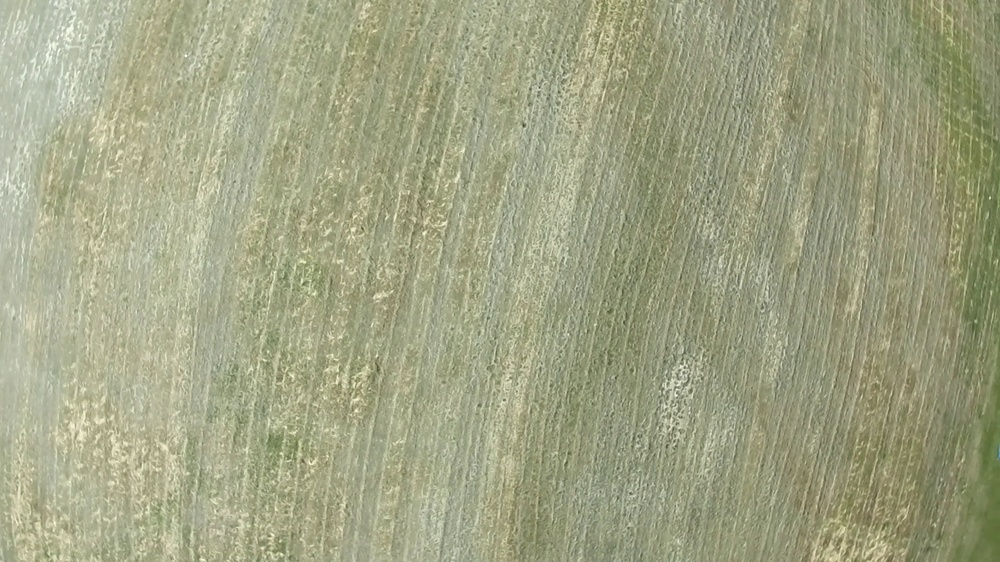
#> input picture Source_Files/COE_374/Development/Map_Generation/base_image.jpg, 1000 x 562 px, shrunk from 1920 x 1080 before the run
$ python sample_stitching.py base_image.jpg base_image.jpg base_image.jpg   (older library calls are emulated)
#> lines starting #> are read from the running program, lines starting #| are printed output that depends on the picture; after the words box and inside, x2 and y2 are one past the last pixel; in counts of white or black regions, pixels touching at a corner belong together; pictures that were not available may be replaced by others from this repository, and a replacement may not be noted
import os
import sys
import cv2
import math
import numpy as np
import utils

from numpy import linalg


class Stitch(object):

    def __init__(self, image_dir, key_frame, output_dir, img_filter=None):
        '''
        image_dir: 'directory' containing all images
        key_frame: 'dir/name.jpg' of the base image
        output_dir: 'directory' where to save output images
        optional:
           img_filter = 'JPG'; None->Take all images
        '''
#> called with image_dir = 'base_image.jpg', key_frame = 'base_image.jpg', output_dir = 'base_image.jpg'

        self.key_frame_file = os.path.split(key_frame)[-1]
        self.output_dir = output_dir


        # Open the directory given in the arguments
        self.dir_list = []
        try:
            self.dir_list = os.listdir(image_dir)
            if img_filter:
                # remove all files that doen't end with .[image_filter]
                self.dir_list = list(filter(lambda x: x.find(img_filter) > -1, self.dir_list))
            try: #remove Thumbs.db, is existent (windows only)
                self.dir_list.remove('.DS_Store')
            except ValueError:
                pass


        except:
            print(("Unable to open directory: %s" % image_dir), file = sys.stderr)
            sys.exit(-1)

        self.dir_list = map(lambda x: os.path.join(image_dir, x), self.dir_list)

        self.dir_list = list(filter(lambda x: x != key_frame, self.dir_list))

        base_img_rgb = cv2.imread(key_frame)
#> base_img_rgb is the input picture: shape (562, 1000, 3); mean B, G, R 131.8, 163.2, 160.3
        if base_img_rgb.any() == None:
            raise IOError("%s doesn't exist" % key_frame)

        final_img = self.stitch(base_img_rgb, 0)
#> in stitch, `base_img = cv2.GaussianBlur(cv2.cvtColor(base_img_rgb,cv2.COLOR_BGR2GR..`:
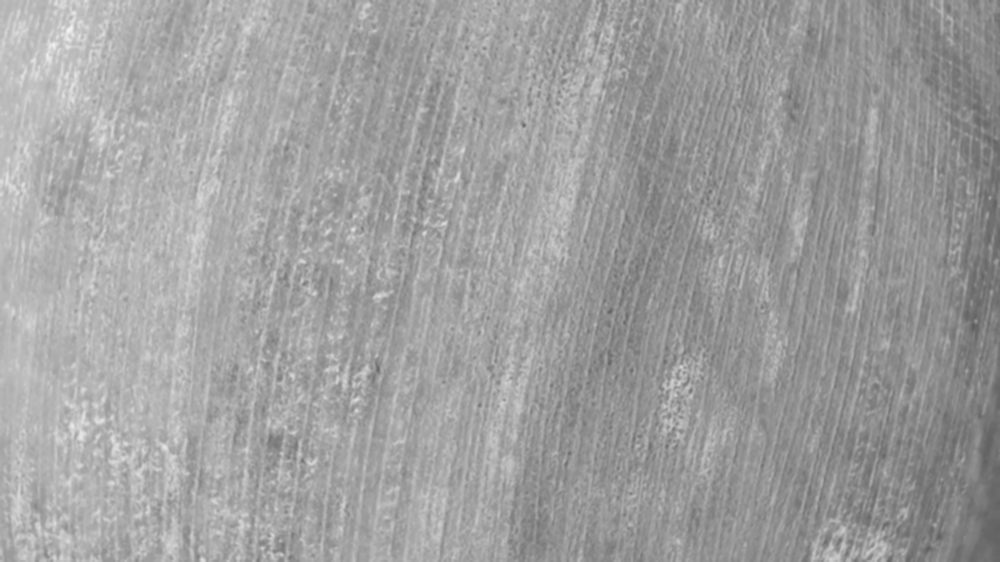
#> base_img: shape (562, 1000); min 92, max 243, mean 158.8
#> in stitch, `base_features, base_descs = detector.detectAndCompute(base_img, None)`: base_features = 1812 keypoints; strongest (x, y, size): (524, 125, 2.9), (424, 233, 3), (353, 229, 3.2), (690, 391, 2.8)
#> in stitch, `next_features, next_descs = detector.detectAndCompute(next_img, None)`: next_features has the same summary as base_features
#> in stitch, `matches = matcher.knnMatch(next_descs, trainDescriptors=base_descs, k=2)`: matches = 1812 matches
#| 	 Match Count:  1812


    def filter_matches(self, matches, ratio = 0.75):
        filtered_matches = []
        for m in matches:
            if len(m) == 2 and m[0].distance < m[1].distance * ratio:
                filtered_matches.append(m[0])

        return filtered_matches

    def imageDistance(self, matches):

        sumDistance = 0.0

        for match in matches:

            sumDistance += match.distance

        return sumDistance

    def findDimensions(self, image, homography):
        base_p1 = np.ones(3, np.float32)
        base_p2 = np.ones(3, np.float32)
        base_p3 = np.ones(3, np.float32)
        base_p4 = np.ones(3, np.float32)

        (y, x) = image.shape[:2]

        base_p1[:2] = [0,0]
        base_p2[:2] = [x,0]
        base_p3[:2] = [0,y]
        base_p4[:2] = [x,y]

        max_x = None
        max_y = None
        min_x = None
        min_y = None

        for pt in [base_p1, base_p2, base_p3, base_p4]:

            hp = np.matrix(homography, np.float32) * np.matrix(pt, np.float32).T

            hp_arr = np.array(hp, np.float32)

            normal_pt = np.array([hp_arr[0]/hp_arr[2], hp_arr[1]/hp_arr[2]], np.float32)

            if ( max_x == None or normal_pt[0,0] > max_x ):
                max_x = normal_pt[0,0]

            if ( max_y == None or normal_pt[1,0] > max_y ):
                max_y = normal_pt[1,0]

            if ( min_x == None or normal_pt[0,0] < min_x ):
                min_x = normal_pt[0,0]

            if ( min_y == None or normal_pt[1,0] < min_y ):
                min_y = normal_pt[1,0]

        min_x = min(0, min_x)
        min_y = min(0, min_y)

        return (min_x, min_y, max_x, max_y)


    def stitch(self, base_img_rgb, round=0):

        if (len(list(self.dir_list)) < 1 ):
            return base_img_rgb


        base_img = cv2.GaussianBlur(cv2.cvtColor(base_img_rgb,cv2.COLOR_BGR2GRAY), (5,5), 0)

        # Use the SIFT feature detector
        detector = cv2.SIFT_create()

        # Find key points in base image for motion estimation
        base_features, base_descs = detector.detectAndCompute(base_img, None)

        # Parameters for nearest-neighbor matching
        FLANN_INDEX_KDTREE = 1
        flann_params = dict(algorithm = FLANN_INDEX_KDTREE,
            trees = 5)
        matcher = cv2.FlannBasedMatcher(flann_params, {})

        # [5 lines of commented-out code are left out]

        print("Iterating through next images...")

        closestImage = None

        next_img_path = self.dir_list[0]
        print(next_img_path)
        print("Reading %s..." % next_img_path)

        # Read in the next image...
        next_img_rgb = cv2.imread(next_img_path)
        next_img = cv2.GaussianBlur(cv2.cvtColor(next_img_rgb,cv2.COLOR_BGR2GRAY), (5,5), 0)

        print("\t Finding points...")

        # Find points in the next frame
        next_features, next_descs = detector.detectAndCompute(next_img, None)

        matches = matcher.knnMatch(next_descs, trainDescriptors=base_descs, k=2)

        print("\t Match Count: ", len(matches))

        matches_subset = self.filter_matches(matches)

        print("\t Filtered Match Count: ", len(matches_subset))

        distance = self.imageDistance(matches_subset)

        print("\t Distance from Key Image: ", distance)

        averagePointDistance = distance/float(len(matches_subset))

        print("\t Average Distance: ", averagePointDistance)

        kp1 = []
        kp2 = []

        for match in matches_subset:
            kp1.append(base_features[match.trainIdx])
            kp2.append(next_features[match.queryIdx])

        p1 = np.array([k.pt for k in kp1])
        p2 = np.array([k.pt for k in kp2])

        H, status = cv2.findHomography(p1, p2, cv2.RANSAC, 5.0)
        print('%d / %d  inliers/matched' % (np.sum(status), len(status)))

        inlierRatio = float(np.sum(status)) / float(len(status))

        if ( closestImage == None or inlierRatio > closestImage['inliers'] ):
            closestImage = {}
            closestImage['h'] = H
            closestImage['inliers'] = inlierRatio
            closestImage['dist'] = averagePointDistance
            closestImage['path'] = next_img_path
            closestImage['rgb'] = next_img_rgb
            closestImage['img'] = next_img
            closestImage['feat'] = next_features
            closestImage['desc'] = next_descs
            closestImage['match'] = matches_subset

        print("Closest Image: ", closestImage['path'])
        print("Closest Image Ratio: ", closestImage['inliers'])

        self.dir_list = list(filter(lambda x: x != closestImage['path'], self.dir_list))

        H = closestImage['h']
        H = H / H[2,2]
        H_inv = linalg.inv(H)

        if ( closestImage['inliers'] > 0.1 ): # and

            (min_x, min_y, max_x, max_y) = self.findDimensions(closestImage['img'], H_inv)

            # Adjust max_x and max_y by base img size
            max_x = max(max_x, base_img.shape[1])
            max_y = max(max_y, base_img.shape[0])

            move_h = np.matrix(np.identity(3), np.float32)

            if ( min_x < 0 ):
                move_h[0,2] += -min_x
                max_x += -min_x

            if ( min_y < 0 ):
                move_h[1,2] += -min_y
                max_y += -min_y

            print("Homography: \n", H)
            print("Inverse Homography: \n", H_inv)
            print("Min Points: ", (min_x, min_y))

            mod_inv_h = move_h * H_inv

            img_w = int(math.ceil(max_x))
            img_h = int(math.ceil(max_y))

            print("New Dimensions: ", (img_w, img_h))

            # crop edges
            print("Cropping...")
            base_h, base_w, base_d = base_img_rgb.shape
            next_h, next_w, next_d = closestImage['rgb'].shape

            base_img_rgb = base_img_rgb[5:(base_h-5),5:(base_w-5)]
            closestImage['rgb'] = closestImage['rgb'][5:(next_h-5),5:(next_w-5)]


            # Warp the new image given the homography from the old image
            base_img_warp = cv2.warpPerspective(base_img_rgb, move_h, (img_w, img_h))
            print("Warped base image")

            # utils.showImage(base_img_warp, scale=(0.2, 0.2), timeout=1000, save=True, title="base_img_warp")
            # cv2.destroyAllWindows()

            next_img_warp = cv2.warpPerspective(closestImage['rgb'], mod_inv_h, (img_w, img_h))
            print("Warped next image")

            # utils.showImage(next_img_warp, scale=(0.2, 0.2), timeout=1000, save=True, title="next_img_warp")
            # cv2.destroyAllWindows()

            # Put the base image on an enlarged palette
            enlarged_base_img = np.zeros((img_h, img_w, 3), np.uint8)

            print("Enlarged Image Shape: ", enlarged_base_img.shape)
            print("Base Image Shape: ", base_img_rgb.shape)
            print("Base Image Warp Shape: ", base_img_warp.shape)

            # enlarged_base_img[y:y+base_img_rgb.shape[0],x:x+base_img_rgb.shape[1]] = base_img_rgb
            # enlarged_base_img[:base_img_warp.shape[0],:base_img_warp.shape[1]] = base_img_warp

            # Create masked composite
            (ret,data_map) = cv2.threshold(cv2.cvtColor(next_img_warp, cv2.COLOR_BGR2GRAY),
                0, 255, cv2.THRESH_BINARY)

            # add base image
            enlarged_base_img = cv2.add(enlarged_base_img, base_img_warp,
                mask=np.bitwise_not(data_map),
                dtype=cv2.CV_8U)

            # add next image
            final_img = cv2.add(enlarged_base_img, next_img_warp,
                dtype=cv2.CV_8U)

            # Crop black edge
            final_gray = cv2.cvtColor(final_img, cv2.COLOR_BGR2GRAY)
            _, thresh = cv2.threshold(final_gray, 1, 255, cv2.THRESH_BINARY)
            contours, hierarchy = cv2.findContours(thresh, cv2.RETR_EXTERNAL, cv2.CHAIN_APPROX_NONE)
            print("Found %d contours..." % (len(contours)))

            max_area = 0
            best_rect = (0,0,0,0)

            for cnt in contours:
                x,y,w,h = cv2.boundingRect(cnt)

                deltaHeight = h-y
                deltaWidth = w-x

                area = deltaHeight * deltaWidth

                if ( area > max_area and deltaHeight > 0 and deltaWidth > 0):
                    max_area = area
                    best_rect = (x,y,w,h)

            if ( max_area > 0 ):
                final_img_crop = final_img[best_rect[1]:best_rect[1]+best_rect[3],
                        best_rect[0]:best_rect[0]+best_rect[2]]

                final_img = final_img_crop

            # output
            final_filename = "%s/%d.JPG" % (self.output_dir, round)
            cv2.imwrite(final_filename, final_img)

            return self.stitch(final_img, round+1)

        else:

            return self.stitchImages(base_img_rgb, round+1)


 # ----------------------------------------------------------------------------
if __name__ == '__main__':
    if ( len(sys.argv) < 4 ):
        print(("Usage: %s <image_dir> <key_frame> <output_dir>" % sys.argv[0]),file = sys.stderr)
        sys.exit(-1)

    Stitch(sys.argv[1], sys.argv[2], sys.argv[3])
#| 	 Filtered Match Count:  1812
#> after the loop in imageDistance, `for match in matches:`: sumDistance = 0
#| 	 Distance from Key Image:  0.0
#| 	 Average Distance:  0.0
#> after the loop in stitch, `for match in matches_subset:`: kp1 has the same summary as base_features; kp2 has the same summary as base_features
#> in stitch, `p1 = np.array([k.pt for k in kp1])`: p1 = 1812 pairs, first value 7.92 to 996.1, second value 2.58 to 558.6
#> in stitch, `p2 = np.array([k.pt for k in kp2])`: p2 has the same summary as p1
#> in stitch, `H, status = cv2.findHomography(p1, p2, cv2.RANSAC, 5.0)`: H = [[1, 3.5e-16, -7.04e-13], [8.58e-16, 1, -5.2e-13], [2.55e-18, 4.43e-19, 1]]; status = 1812 values from 1 to 1
#| 1812 / 1812  inliers/matched
#> in stitch, `inlierRatio = float(np.sum(status)) / float(len(status))`: inlierRatio = 1
#| Closest Image:  base_image.jpg/base_image.jpg
#| Closest Image Ratio:  1.0
#> in stitch, `self.dir_list = list(filter(lambda x: x != closestImage['path'], self...`: self.dir_list = []
#> in stitch, `H_inv = linalg.inv(H)`: H_inv = [[1, -3.5e-16, 7.04e-13], [-8.58e-16, 1, 5.2e-13], [-2.55e-18, -4.43e-19, 1]]
#> the loop in findDimensions, `for pt in [base_p1, base_p2, base_p3, base_p4]: ` made 4 passes
#> (hp_arr, max_x) on pass 2: ([1000, -3.38e-13, 1], 1000)
#> (hp_arr, max_y) on pass 3: ([5.07e-13, 562, 1], 562)
#> after the loop in findDimensions, `for pt in [base_p1, base_p2, base_p3, base_p4]:`: max_x = 1000; max_y = 562; min_x = 5.07e-13; min_y = -3.38e-13
#> in findDimensions, `min_x = min(0, min_x)`: min_x = 0
#> in stitch, `(min_x, min_y, max_x, max_y) = self.findDimensions(closestImage['img']..`: min_y = -3.38e-13; max_x = 1000; max_y = 562
#| Homography:
#|  [[ 1.00000000e+00  3.50135762e-16 -7.04105622e-13]
#|  [ 8.58221030e-16  1.00000000e+00 -5.20280624e-13]
#|  [ 2.54593163e-18  4.42899922e-19  1.00000000e+00]]
#| Inverse Homography:
#|  [[ 1.00000000e+00 -3.50135762e-16  7.04105622e-13]
#|  [-8.58221030e-16  1.00000000e+00  5.20280624e-13]
#|  [-2.54593163e-18 -4.42899922e-19  1.00000000e+00]]
#| Min Points:  (0, -3.379404e-13)
#> in stitch, `mod_inv_h = move_h * H_inv`: mod_inv_h = [[1, -3.5e-16, 7.04e-13], [-8.58e-16, 1, 8.58e-13], [-2.55e-18, -4.43e-19, 1]]
#> in stitch, `img_w = int(math.ceil(max_x))`: img_w = 1000
#> in stitch, `img_h = int(math.ceil(max_y))`: img_h = 562
#| New Dimensions:  (1000, 562)
#> in stitch, `base_img_rgb = base_img_rgb[5:(base_h-5),5:(base_w-5)]`:
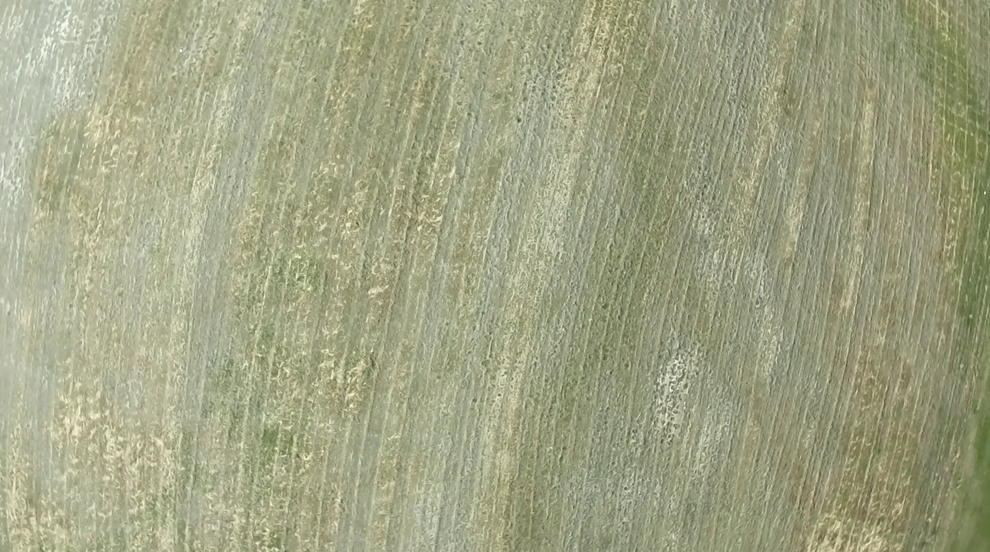
#> base_img_rgb: shape (552, 990, 3); mean B, G, R 131.9, 163.3, 160.4
#> in stitch, `base_img_warp = cv2.warpPerspective(base_img_rgb, move_h, (img_w, img_..`:
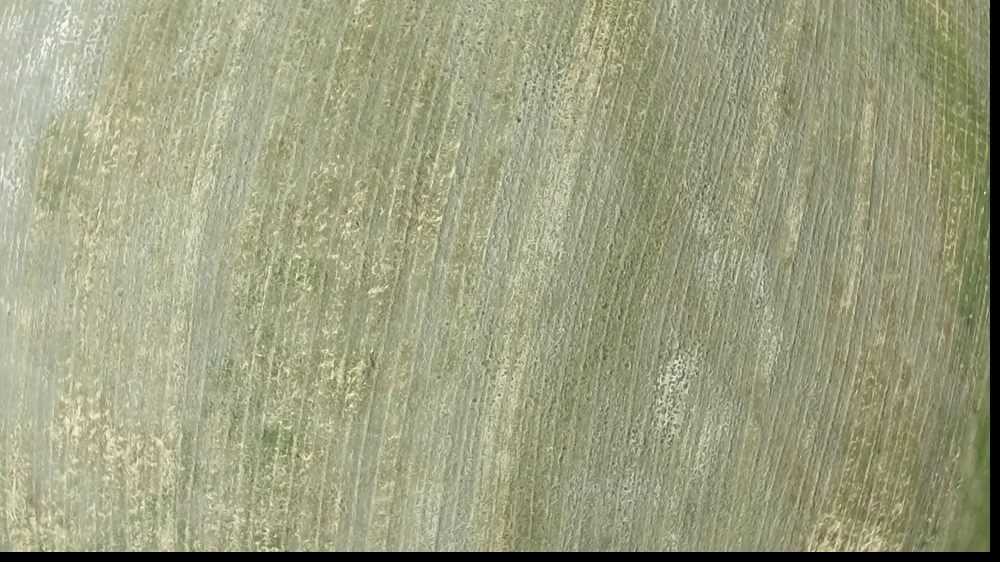
#> base_img_warp: shape (562, 1000, 3); mean B, G, R 128.2, 158.8, 156
#| Enlarged Image Shape:  (562, 1000, 3)
#| Base Image Shape:  (552, 990, 3)
#| Base Image Warp Shape:  (562, 1000, 3)
#> in stitch, `(ret,data_map) = cv2.threshold(cv2.cvtColor(next_img_warp, cv2.COLOR_B..`:
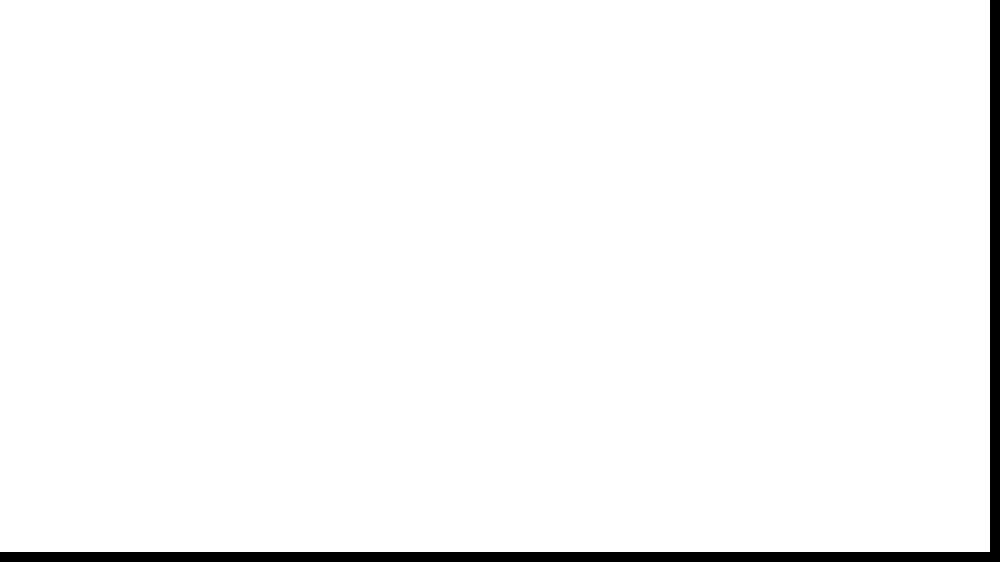
#> data_map: shape (562, 1000); 97.2% white; 1 black region
#> in stitch, `enlarged_base_img = cv2.add(enlarged_base_img, base_img_warp, mask=np...`: enlarged_base_img: shape (562, 1000, 3); every value is 0
#> in stitch, `final_gray = cv2.cvtColor(final_img, cv2.COLOR_BGR2GRAY)`:
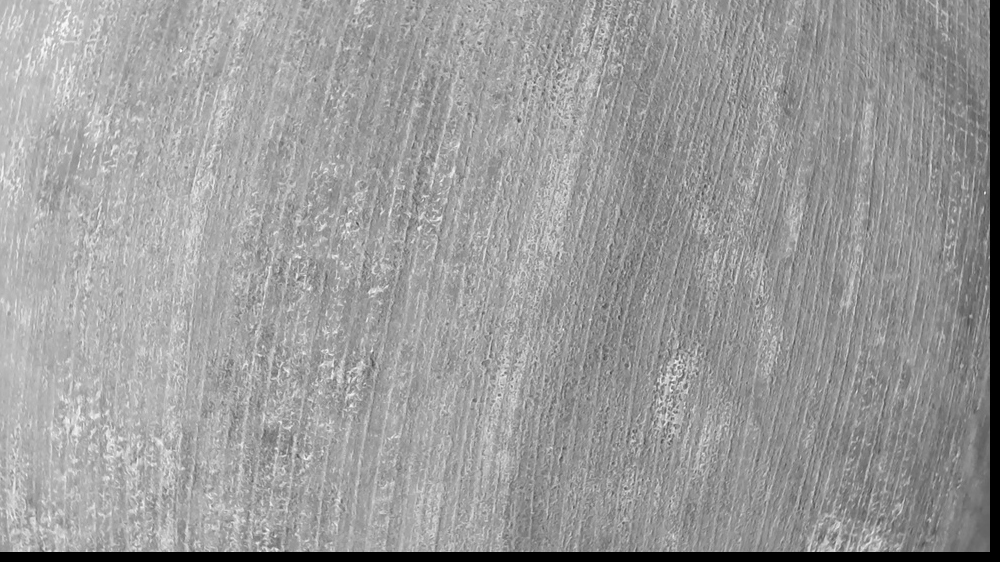
#> final_gray: shape (562, 1000); min 0, max 253, mean 154.5
#> in stitch, `contours, hierarchy = cv2.findContours(thresh, cv2.RETR_EXTERNAL, cv2...`: contours = 1 contour; box (x1, y1, x2, y2) and area: (0, 0, 990, 552) 544939
#> (printed output is left out)
#> the loop in stitch, `for cnt in contours:` made 1 pass
#> (x, y, w, h, deltaHeight, deltaWidth, area, max_area) on pass 1: (0, 0, 990, 552, 552, 990, 546480, 546480)
#> after the loop in stitch, `for cnt in contours:`: max_area = 546480
